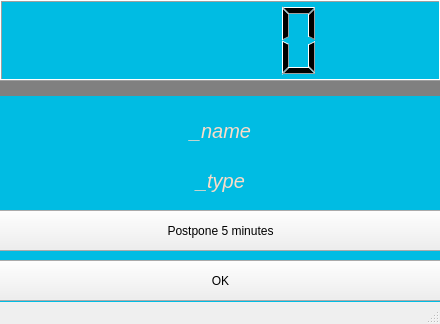
<?xml version="1.0" encoding="UTF-8"?>
<ui version="4.0">
 <class>MainWindow</class>
 <widget class="QMainWindow" name="MainWindow">
  <property name="geometry">
   <rect>
    <x>0</x>
    <y>0</y>
    <width>440</width>
    <height>324</height>
   </rect>
  </property>
  <property name="windowTitle">
   <string>MainWindow</string>
  </property>
  <widget class="QWidget" name="centralwidget">
   <widget class="QLabel" name="label_2">
    <property name="geometry">
     <rect>
      <x>0</x>
      <y>0</y>
      <width>651</width>
      <height>401</height>
     </rect>
    </property>
    <property name="styleSheet">
     <string notr="true">background-color: rgb(0,188,227);</string>
    </property>
    <property name="text">
     <string/>
    </property>
   </widget>
   <widget class="QPushButton" name="ok_btn">
    <property name="geometry">
     <rect>
      <x>-10</x>
      <y>260</y>
      <width>461</width>
      <height>41</height>
     </rect>
    </property>
    <property name="text">
     <string>OK</string>
    </property>
   </widget>
   <widget class="QPushButton" name="postpone_btn">
    <property name="geometry">
     <rect>
      <x>-10</x>
      <y>210</y>
      <width>461</width>
      <height>41</height>
     </rect>
    </property>
    <property name="text">
     <string>Postpone 5 minutes</string>
    </property>
   </widget>
   <widget class="QLabel" name="event_name">
    <property name="geometry">
     <rect>
      <x>0</x>
      <y>110</y>
      <width>441</width>
      <height>41</height>
     </rect>
    </property>
    <property name="font">
     <font>
      <pointsize>15</pointsize>
      <italic>true</italic>
     </font>
    </property>
    <property name="styleSheet">
     <string notr="true">color: rgb(250, 220, 200);</string>
    </property>
    <property name="text">
     <string>_name</string>
    </property>
    <property name="alignment">
     <set>Qt::AlignCenter</set>
    </property>
   </widget>
   <widget class="QLabel" name="label_4">
    <property name="geometry">
     <rect>
      <x>0</x>
      <y>80</y>
      <width>441</width>
      <height>16</height>
     </rect>
    </property>
    <property name="styleSheet">
     <string notr="true">background-color: gray;</string>
    </property>
    <property name="text">
     <string/>
    </property>
   </widget>
   <widget class="QLabel" name="event_type">
    <property name="geometry">
     <rect>
      <x>0</x>
      <y>160</y>
      <width>441</width>
      <height>41</height>
     </rect>
    </property>
    <property name="font">
     <font>
      <pointsize>15</pointsize>
      <italic>true</italic>
     </font>
    </property>
    <property name="styleSheet">
     <string notr="true">color: rgb(250, 220, 200);</string>
    </property>
    <property name="text">
     <string>_type</string>
    </property>
    <property name="alignment">
     <set>Qt::AlignCenter</set>
    </property>
   </widget>
   <widget class="QLCDNumber" name="lcd_time">
    <property name="geometry">
     <rect>
      <x>0</x>
      <y>0</y>
      <width>441</width>
      <height>81</height>
     </rect>
    </property>
   </widget>
  </widget>
  <widget class="QStatusBar" name="statusbar"/>
 </widget>
 <resources/>
 <connections/>
</ui>
